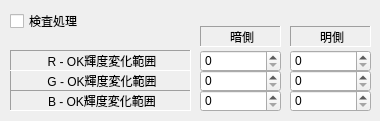
   <widget class="QWidget" name="tab_18">
    <attribute name="title">
     <string>色のみ検出</string>
    </attribute>
    <widget class="QSpinBox" name="EditPitBrightWidthGH">
     <property name="geometry">
      <rect>
       <x>290</x>
       <y>70</y>
       <width>81</width>
       <height>22</height>
      </rect>
     </property>
     <property name="maximum">
      <number>255</number>
     </property>
    </widget>
    <widget class="QSpinBox" name="EditPitBrightWidthBH">
     <property name="geometry">
      <rect>
       <x>290</x>
       <y>90</y>
       <width>81</width>
       <height>22</height>
      </rect>
     </property>
     <property name="maximum">
      <number>255</number>
     </property>
    </widget>
    <widget class="QSpinBox" name="EditPitBrightWidthRH">
     <property name="geometry">
      <rect>
       <x>290</x>
       <y>50</y>
       <width>81</width>
       <height>22</height>
      </rect>
     </property>
     <property name="maximum">
      <number>255</number>
     </property>
    </widget>
    <widget class="QSpinBox" name="EditPitBrightWidthBL">
     <property name="geometry">
      <rect>
       <x>200</x>
       <y>90</y>
       <width>81</width>
       <height>22</height>
      </rect>
     </property>
     <property name="maximum">
      <number>255</number>
     </property>
    </widget>
    <widget class="QSpinBox" name="EditPitBrightWidthRL">
     <property name="geometry">
      <rect>
       <x>200</x>
       <y>50</y>
       <width>81</width>
       <height>22</height>
      </rect>
     </property>
     <property name="maximum">
      <number>255</number>
     </property>
    </widget>
    <widget class="QLabel" name="label_134">
     <property name="geometry">
      <rect>
       <x>10</x>
       <y>70</y>
       <width>181</width>
       <height>21</height>
      </rect>
     </property>
     <property name="frameShape">
      <enum>QFrame::Panel</enum>
     </property>
     <property name="frameShadow">
      <enum>QFrame::Sunken</enum>
     </property>
     <property name="text">
      <string>G - OK輝度変化範囲</string>
     </property>
     <property name="alignment">
      <set>Qt::AlignCenter|Qt::AlignHCenter|Qt::AlignLeading|Qt::AlignLeft|Qt::AlignVCenter</set>
     </property>
    </widget>
    <widget class="QCheckBox" name="checkBoxPitMode">
     <property name="geometry">
      <rect>
       <x>10</x>
       <y>10</y>
       <width>131</width>
       <height>22</height>
      </rect>
     </property>
     <property name="text">
      <string>検査処理</string>
     </property>
    </widget>
    <widget class="QSpinBox" name="EditPitBrightWidthGL">
     <property name="geometry">
      <rect>
       <x>200</x>
       <y>70</y>
       <width>81</width>
       <height>22</height>
      </rect>
     </property>
     <property name="maximum">
      <number>255</number>
     </property>
    </widget>
    <widget class="QLabel" name="label_135">
     <property name="geometry">
      <rect>
       <x>200</x>
       <y>26</y>
       <width>81</width>
       <height>21</height>
      </rect>
     </property>
     <property name="frameShape">
      <enum>QFrame::Panel</enum>
     </property>
     <property name="frameShadow">
      <enum>QFrame::Sunken</enum>
     </property>
     <property name="text">
      <string>暗側</string>
     </property>
     <property name="alignment">
      <set>Qt::AlignCenter|Qt::AlignHCenter|Qt::AlignLeading|Qt::AlignLeft|Qt::AlignVCenter</set>
     </property>
    </widget>
    <widget class="QLabel" name="label_136">
     <property name="geometry">
      <rect>
       <x>10</x>
       <y>90</y>
       <width>181</width>
       <height>21</height>
      </rect>
     </property>
     <property name="frameShape">
      <enum>QFrame::Panel</enum>
     </property>
     <property name="frameShadow">
      <enum>QFrame::Sunken</enum>
     </property>
     <property name="text">
      <string>B - OK輝度変化範囲</string>
     </property>
     <property name="alignment">
      <set>Qt::AlignCenter|Qt::AlignHCenter|Qt::AlignLeading|Qt::AlignLeft|Qt::AlignVCenter</set>
     </property>
    </widget>
    <widget class="QLabel" name="label_137">
     <property name="geometry">
      <rect>
       <x>290</x>
       <y>26</y>
       <width>81</width>
       <height>21</height>
      </rect>
     </property>
     <property name="frameShape">
      <enum>QFrame::Panel</enum>
     </property>
     <property name="frameShadow">
      <enum>QFrame::Sunken</enum>
     </property>
     <property name="text">
      <string>明側</string>
     </property>
     <property name="alignment">
      <set>Qt::AlignCenter|Qt::AlignHCenter|Qt::AlignLeading|Qt::AlignLeft|Qt::AlignVCenter</set>
     </property>
    </widget>
    <widget class="QLabel" name="label_138">
     <property name="geometry">
      <rect>
       <x>10</x>
       <y>50</y>
       <width>181</width>
       <height>21</height>
      </rect>
     </property>
     <property name="frameShape">
      <enum>QFrame::Panel</enum>
     </property>
     <property name="frameShadow">
      <enum>QFrame::Sunken</enum>
     </property>
     <property name="text">
      <string>R - OK輝度変化範囲</string>
     </property>
     <property name="alignment">
      <set>Qt::AlignCenter|Qt::AlignHCenter|Qt::AlignLeading|Qt::AlignLeft|Qt::AlignVCenter</set>
     </property>
    </widget>
   </widget>
